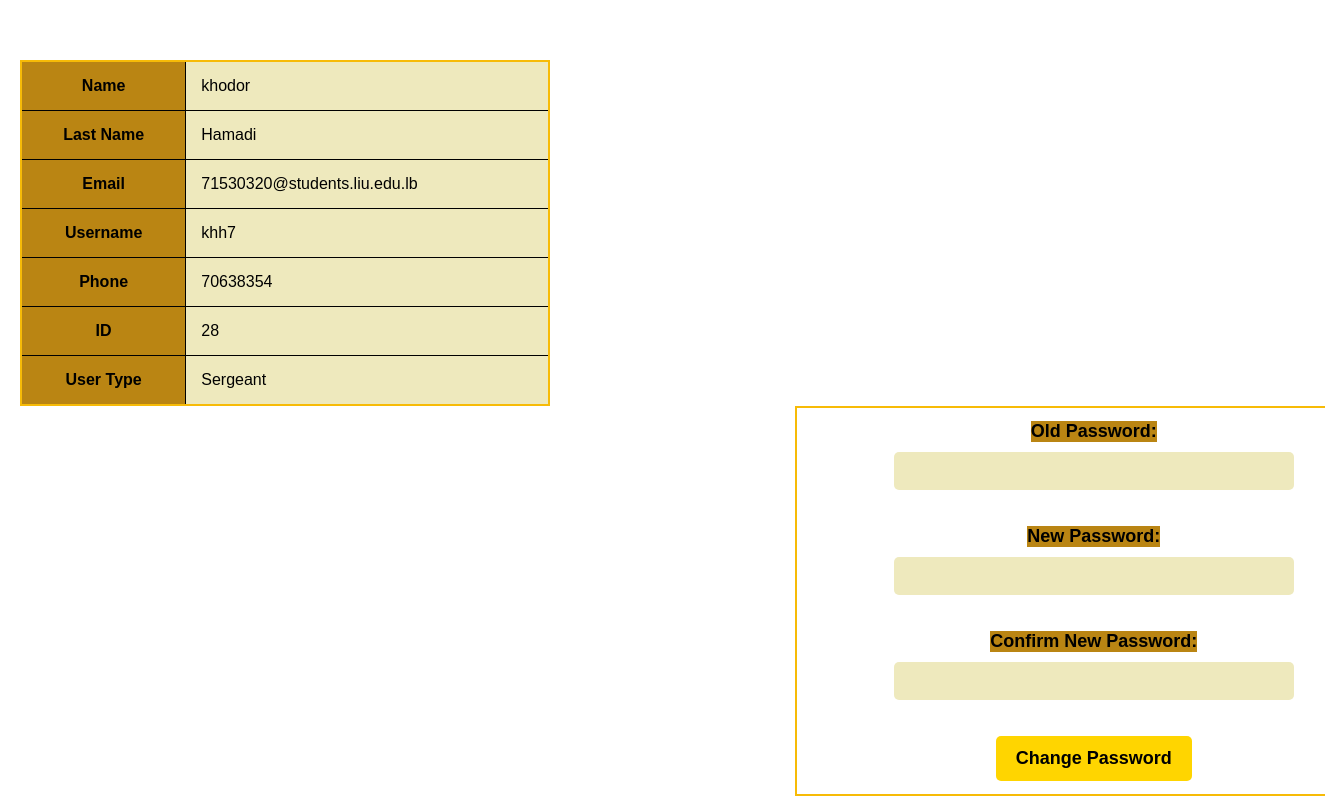
Page /Detection/profile.php (signed in) on the committed database.
### tables this page shows
CREATE TABLE `users` (
  `name` varchar(20) NOT NULL,
  `last_name` varchar(20) NOT NULL,
  `email` varchar(70) NOT NULL,
  `password` varchar(255) NOT NULL,
  `username` varchar(20) NOT NULL,
  `phone` int(20) NOT NULL,
  `id` int(11) NOT NULL,
  `usertype` varchar(20) NOT NULL
);

### Detection/profile.php (the view, shortened to what this page needs)
<html>
<head>
    <link rel="stylesheet" href="profilecss.css">
</head>
<body>
    <?php
    require  "connect.php";
    $username = $_SESSION['username'];
    $query = "SELECT name, last_name, email, password, username, phone, id, usertype FROM users where username ='$username' ";
    $result = mysqli_query($conn, $query);
    if ($result) {
        echo "<table>";
        while ($row = mysqli_fetch_assoc($result)) {
            echo "<tr>
            <th>Name</th>";
            echo "<td>" . $row["name"] . "</td>";
            echo "<tr>";
            echo "<tr>
            <th>Last Name</th>";
            echo "<td>" . $row["last_name"] . "</td>";
            echo "<tr>";
            echo "<tr>
            <th>Email</th>";
            echo "<td>" . $row["email"] . "</td>";
            echo "<tr>";
            echo "<tr>
            <th>Username</th>";
            echo "<td>" . $row["username"] . "</td>";
            echo "<tr>";
            echo "<tr>
            <th>Phone</th>";
            echo "<td>" . $row["phone"] . "</td>";
            echo "<tr>";
            echo "<tr>
            <th>ID</th>";
            echo "<td>" . $row["id"] . "</td>";
            echo "<tr>";
            echo "<tr>
            <th>User Type</th>";
            echo "<td>" . $row["usertype"] . "</td>";
        }
        echo "</table>";
    ?>
        <form action="changepassword.php" method="post">
            <label for="old_password">Old Password:</label>
            <input type="password" id="old_password" name="old_password"><br>
            <label for="new_password">New Password:</label>
            <input type="password" id="new_password" name="new_password"><br>
            <label for="confirm_password">Confirm New Password:</label>
            <input type="password" id="confirm_password" name="confirm_password"><br>
            <button type="submit">Change Password</button>
        </form>
    <?php
    } else {
        echo "Error: " . $query . "<br>" . mysqli_error($conn);
    }
    ?>
</body>
</html>

### Detection/profilecss.css (style rules this page uses)
body { font-family: Arial, sans-serif; font-size: 14px; margin: 0; background-image: url("img/anp.png"); background-repeat: no-repeat; background-size: cover; }
table { border-collapse: collapse; width: 40%; background-color: #eee9bd; margin-left: 20px ; margin-top: 60px; border: 2px solid #f7bb07; }
table th, table td { border: 1px solid #000000; padding: 15px; }
table th { background-color: #ba8513; }
form { display: flex; flex-direction: column; align-items: center; margin-left: 60%; border: 2px solid #f7bb07; width: 15cm; padding: 1%; }
label { font-size: 18px; font-weight: bold; margin-bottom: 10px; display: block; color: black; background-color:#ba8513; }
input[type="password"] { padding: 10px; font-size: 16px; border: none; border-radius: 5px; background-color: #eee9bd; margin-bottom: 20px; width: 100%; max-width: 400px; box-sizing: border-box; }
button[type="submit"] { background-color: #ffd500; color: rgb(0, 0, 0); font-size: 18px; font-weight: bold; padding: 12px 20px; border: none; border-radius: 5px; cursor: pointer; }

### rows in the picture
users: name "khodor", last_name "Hamadi", email "71530320@students.liu.edu.lb", username "khh7", phone "70638354", id "28", usertype "Sergeant"
